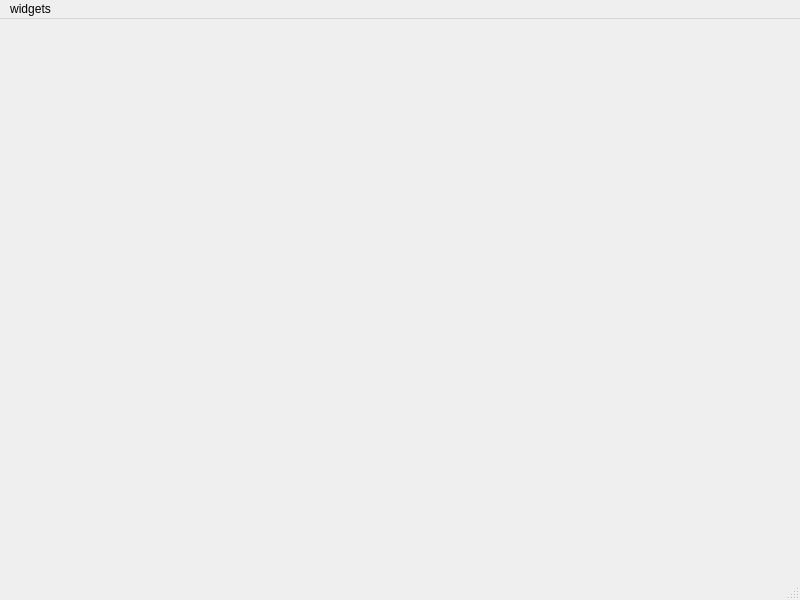
<?xml version="1.0" encoding="UTF-8"?>
<ui version="4.0">
 <class>MainWindow</class>
 <widget class="QMainWindow" name="MainWindow">
  <property name="geometry">
   <rect>
    <x>0</x>
    <y>0</y>
    <width>800</width>
    <height>600</height>
   </rect>
  </property>
  <property name="windowTitle">
   <string>MainWindow</string>
  </property>
  <widget class="QWidget" name="centralwidget">
   <layout class="QVBoxLayout" name="verticalLayout_2">
    <item>
     <widget class="QStackedWidget" name="stackedWidget"/>
    </item>
   </layout>
  </widget>
  <widget class="QMenuBar" name="menubar">
   <property name="geometry">
    <rect>
     <x>0</x>
     <y>0</y>
     <width>800</width>
     <height>22</height>
    </rect>
   </property>
   <widget class="QMenu" name="menuwidgets">
    <property name="title">
     <string>widgets</string>
    </property>
    <addaction name="action_PasswordLineEdit"/>
    <addaction name="action_TagWidget"/>
    <addaction name="action_SyncCheckBox"/>
    <addaction name="action_PagingWidget"/>
   </widget>
   <addaction name="menuwidgets"/>
  </widget>
  <widget class="QStatusBar" name="statusbar"/>
  <action name="action_PasswordLineEdit">
   <property name="text">
    <string>PasswordLineEdit</string>
   </property>
  </action>
  <action name="action_TagWidget">
   <property name="text">
    <string>TagWidget</string>
   </property>
  </action>
  <action name="action_SyncCheckBox">
   <property name="text">
    <string>SyncCheckBox</string>
   </property>
  </action>
  <action name="action_PagingWidget">
   <property name="text">
    <string>PagingWidget</string>
   </property>
  </action>
 </widget>
 <resources/>
 <connections/>
</ui>
